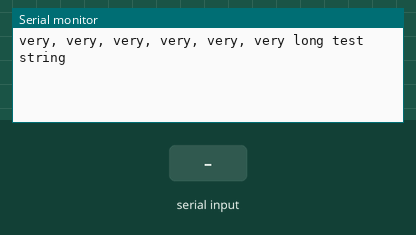
Simulated run of this sketch. Board: Arduino Uno, built with avr-gcc and run on an emulated ATmega328P. On the bench: the last lines printed to the serial monitor. The test bench sets the inputs (shaded band).

Above: at 1.2 s.
1.3 s: "1" received over Serial
At 2.5 s:
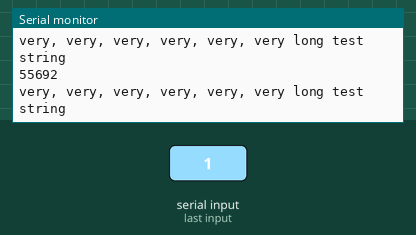
2.8 s: "0" received over Serial
At 3.6 s:
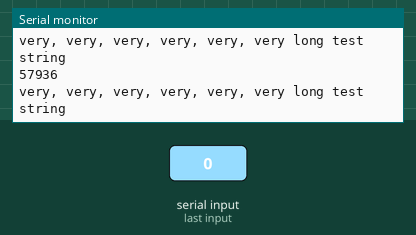

Measured:
- after the input at 1.3 s, the serial monitor: prints a new line at once (image 1)
- after the input at 2.8 s, the serial monitor: prints a new line at once (image 2)

The sketch:

ping-test.ino
```cpp
void setup() {
  Serial.begin(9600);
}

void loop() {
  unsigned long startTime = micros();
  Serial.println("very, very, very, very, very, very long test string");
  while(!Serial.available()) {

  }
  Serial.read();
  unsigned int elapsedTime = micros() - startTime;
  Serial.println(elapsedTime);
}
```
